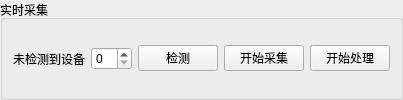
       <widget class="QGroupBox" name="groupBox">
        <property name="title">
         <string>实时采集</string>
        </property>
        <layout class="QHBoxLayout" name="horizontalLayout_4">
         <property name="leftMargin">
          <number>5</number>
         </property>
         <property name="topMargin">
          <number>5</number>
         </property>
         <property name="rightMargin">
          <number>5</number>
         </property>
         <property name="bottomMargin">
          <number>5</number>
         </property>
         <item>
          <layout class="QHBoxLayout" name="horizontalLayoutDynamic">
           <property name="leftMargin">
            <number>5</number>
           </property>
           <property name="topMargin">
            <number>5</number>
           </property>
           <property name="rightMargin">
            <number>5</number>
           </property>
           <property name="bottomMargin">
            <number>5</number>
           </property>
           <item>
            <widget class="QLabel" name="labelCamera">
             <property name="text">
              <string>未检测到设备</string>
             </property>
            </widget>
           </item>
           <item>
            <widget class="QSpinBox" name="spinBoxCamera">
             <property name="enabled">
              <bool>true</bool>
             </property>
            </widget>
           </item>
           <item>
            <widget class="QPushButton" name="pushButtonDetectCamera">
             <property name="text">
              <string>检测</string>
             </property>
            </widget>
           </item>
           <item>
            <widget class="QPushButton" name="pushButtonCapture">
             <property name="text">
              <string>开始采集</string>
             </property>
             <property name="checkable">
              <bool>true</bool>
             </property>
            </widget>
           </item>
           <item>
            <widget class="QPushButton" name="pushButtonProcess">
             <property name="text">
              <string>开始处理</string>
             </property>
             <property name="checkable">
              <bool>true</bool>
             </property>
            </widget>
           </item>
          </layout>
         </item>
        </layout>
       </widget>
